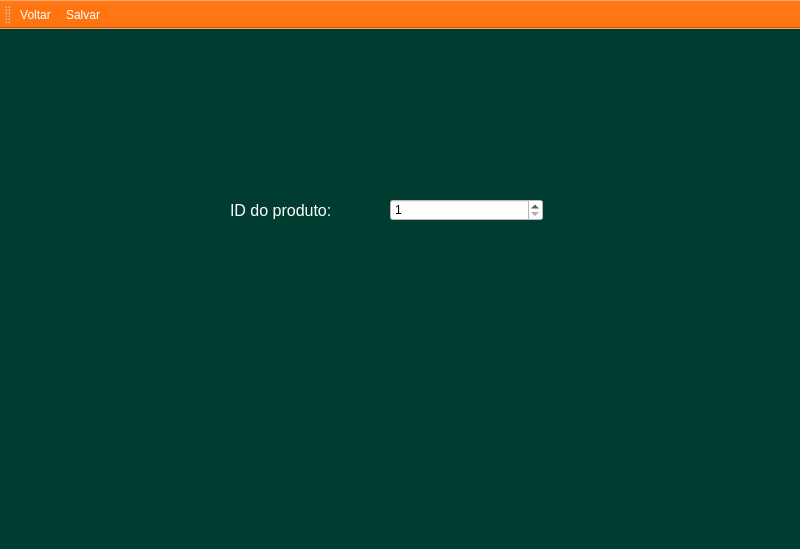
<?xml version="1.0" encoding="UTF-8"?>
<ui version="4.0">
 <class>FrmRemover</class>
 <widget class="QMainWindow" name="FrmRemover">
  <property name="geometry">
   <rect>
    <x>0</x>
    <y>0</y>
    <width>800</width>
    <height>549</height>
   </rect>
  </property>
  <property name="windowTitle">
   <string>Remover produto</string>
  </property>
  <property name="styleSheet">
   <string notr="true">background: #013C31;
</string>
  </property>
  <property name="toolButtonStyle">
   <enum>Qt::ToolButtonTextUnderIcon</enum>
  </property>
  <widget class="QWidget" name="centralwidget">
   <widget class="QWidget" name="layoutWidget">
    <property name="geometry">
     <rect>
      <x>230</x>
      <y>90</y>
      <width>313</width>
      <height>182</height>
     </rect>
    </property>
    <layout class="QGridLayout" name="gridLayout">
     <item row="0" column="1">
      <widget class="QSpinBox" name="spbID">
       <property name="styleSheet">
        <string notr="true">background-color: #fff;
color: #000;</string>
       </property>
       <property name="minimum">
        <number>1</number>
       </property>
      </widget>
     </item>
     <item row="0" column="0">
      <widget class="QLabel" name="label">
       <property name="font">
        <font>
         <family>Arial</family>
         <pointsize>12</pointsize>
        </font>
       </property>
       <property name="styleSheet">
        <string notr="true">color: #fff;</string>
       </property>
       <property name="text">
        <string>ID do produto:</string>
       </property>
      </widget>
     </item>
    </layout>
   </widget>
  </widget>
  <widget class="QMenuBar" name="menubar">
   <property name="geometry">
    <rect>
     <x>0</x>
     <y>0</y>
     <width>800</width>
     <height>21</height>
    </rect>
   </property>
  </widget>
  <widget class="QStatusBar" name="statusbar"/>
  <widget class="QToolBar" name="toolBar">
   <property name="windowTitle">
    <string>toolBar</string>
   </property>
   <property name="styleSheet">
    <string notr="true">background: #FE7411;
color: #fff;</string>
   </property>
   <attribute name="toolBarArea">
    <enum>TopToolBarArea</enum>
   </attribute>
   <attribute name="toolBarBreak">
    <bool>false</bool>
   </attribute>
   <addaction name="action_Voltar"/>
   <addaction name="action_Salvar"/>
  </widget>
  <action name="action_Voltar">
   <property name="icon">
    <iconset resource="imgs.qrc">
     <normaloff>:/prod/imgsDaRocaBD/voltar.png</normaloff>:/prod/imgsDaRocaBD/voltar.png</iconset>
   </property>
   <property name="text">
    <string>&amp;Voltar</string>
   </property>
   <property name="toolTip">
    <string>Retorna para a tela inicial</string>
   </property>
  </action>
  <action name="action_Salvar">
   <property name="icon">
    <iconset resource="imgs.qrc">
     <normaloff>:/prod/imgsDaRocaBD/salvar.png</normaloff>:/prod/imgsDaRocaBD/salvar.png</iconset>
   </property>
   <property name="text">
    <string>&amp;Salvar</string>
   </property>
   <property name="toolTip">
    <string>Remove o produto</string>
   </property>
  </action>
 </widget>
 <resources>
  <include location="imgs.qrc"/>
 </resources>
 <connections/>
</ui>
